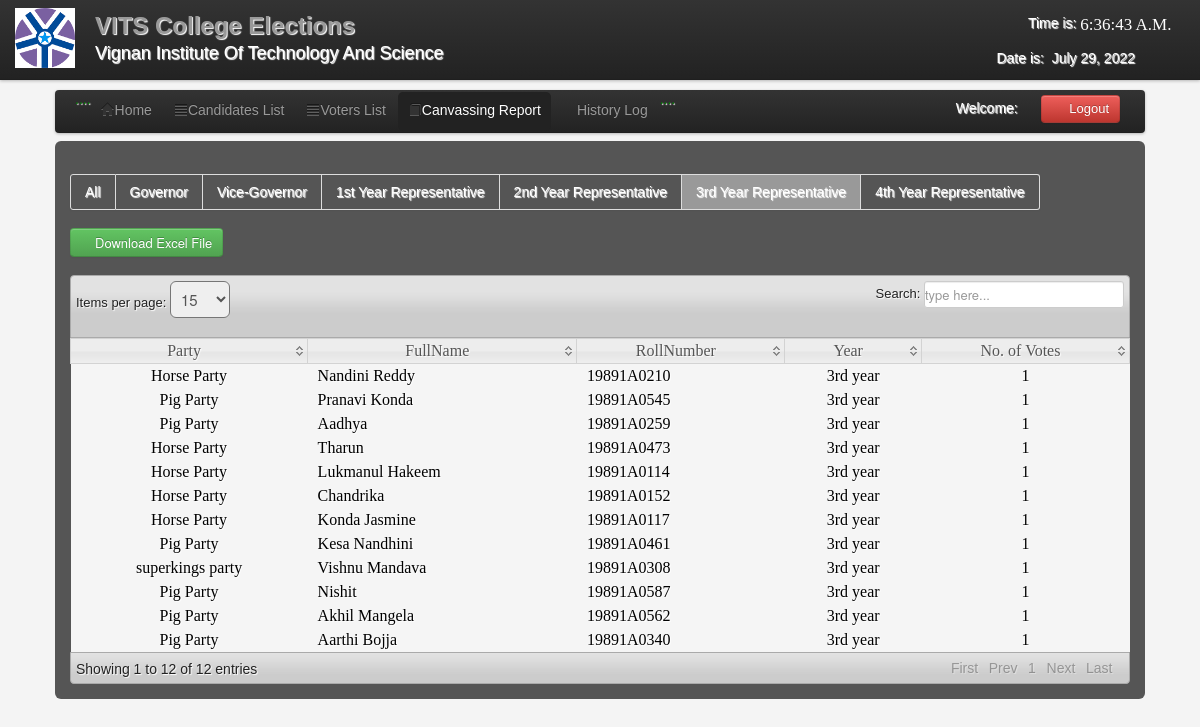
/admin/C_3rd_year.php (signed in), run on the app's committed database.
### tables this page shows
CREATE TABLE IF NOT EXISTS `candidate` (
  `CandidateID` int(11) NOT NULL AUTO_INCREMENT,
  `RollNumber` varchar(200) NOT NULL,
  `abc` varchar(1) NOT NULL,
  `Position` varchar(200) NOT NULL,
  `Party` varchar(100) NOT NULL,
  `FullName` varchar(200) NOT NULL,
  `Gender` varchar(6) NOT NULL,
  `Year` varchar(100) NOT NULL,
  `Photo` varchar(200) NOT NULL,
  PRIMARY KEY (`CandidateID`)
);

### admin/C_3rd_year.php (the view, shortened to what this page needs)
<?php
include('session.php');
include('header.php');
include('dbcon.php');
?>
</head>
<body>
<?php include('nav_top.php'); ?>
<div class="wrapper">
<div class="home_body">
<div class="navbar">
	<div class="navbar-inner">
	<div class="container">
	<ul class="nav nav-pills">
	  <li>....</li>
	  <li><a href="home.php"><i class="icon-home icon-large"></i>Home</a></li>
	  <li><a  href="candidate_list.php"><i class="icon-align-justify icon-large"></i>Candidates List</a></li>
	  <li class=""><a  href="voter_list.php"><i class="icon-align-justify icon-large"></i>Voters List</a></li>
		 <li class="active"><a  href="canvassing_report.php"><i class="icon-book icon-large"></i>Canvassing Report</a></li>
		    <li><a  href="History.php"><i class="icon-table icon-large"></i>History Log</a></li>
		   <li>....</li>
	 </ul>
	<form class="navbar-form pull-right">
		<?php $result=mysqli_query($conn,"select * from users where User_id='$id_session'");
	$row=mysqli_fetch_array($result);
	?>
	<font color="white">Welcome:<i class="icon-user-md"></i><?php echo $row['FullName']; ?></font>
	<a class="btn btn-danger" id="logout" data-toggle="modal" href="#myModal"><i class="icon-off"></i>&nbsp;Logout</a>
	</form>
	</div>
	</div>
	</div>
	<div id="element" class="hero-body">
	    <div class="pagination">
    <ul>
    <li><a href="Canvassing_report.php"><font color="white">All</font></a></li>
    <li><a href="C_governor.php"><font color="white">Governor</font></a></li>
    <li><a href="C_vice-governor.php"><font color="white">Vice-Governor</font></a></li>
    <li><a href="C_1st_year.php"><font color="white">1st Year Representative</font></a></li>
    <li><a href="C_2nd_year.php"><font color="white">2nd Year Representative</font></a></li>
    <li class="active"><a href="C_3rd_year.php"><font color="white">3rd Year Representative</font></a></li>
    <li><a href="C_4th_year.php"><font color="white">4th Year Representative</font></a></li>
    </ul>
    </div>
		<form method="POST" action="canvassing_excel.php">
	<button id="save_voter" class="btn btn-success" name="save"><i class="icon-download icon-large"></i>Download Excel File</button>
	</form>
	<table class="users-table">
<div class="demo_jui">
		<table cellpadding="0" cellspacing="0" border="0" class="display" id="log" class="jtable">
			<thead>
				<tr>
				<th>Party</th>
				<th>FullName</th>
				<th>RollNumber</th>
				<th>Year</th>
				<th>No. of Votes</th>
				</tr>
			</thead>
			<tbody>
<?php $candidate_query=mysqli_query($conn,"select  * from candidate where Position='3rd Year Representative'");
		while($candidate_rows=mysqli_fetch_array($candidate_query)){ $id=$candidate_rows['CandidateID'];
		?>
<tr class="del<?php echo $id ?>">
	<td align="center"><?php echo $candidate_rows['Party']; ?></td>
	<td><?php echo $candidate_rows['FullName']; ?></td>
	<td><?php echo $candidate_rows['RollNumber']; ?></td>
	<td align="center"><?php echo $candidate_rows['Year']; ?></td><td align="center">
	<?php $votes_query=mysqli_query($conn,"select * from votes where CandidateID='$id'");
	$vote_count=mysqli_num_rows($votes_query);
	echo $vote_count;
	?>
</td>
	</tr>
<?php } ?>
			</tbody>
		</table>
	</div>
	</div>
</div>
</body>
</html>

### admin/css/datatable/demo_table_jui.css (style rules this page uses)
table.display thead th { cursor: pointer; padding: 3px 0 3px 10px; }
table.display { border-collapse: collapse; clear: both; margin: 0 auto; width: 100%; }
table.display td { padding: 3px 10px; }
tr.odd { background-color: #f5f5f5; }
tr.even { background-color: #f5f5f5; }

### admin/css/Home.css (style rules this page uses)
* { margin:0; padding:0; }
body { font-family:"Trebuchet MS", "Myriad Pro", Arial, sans-serif; font-size:14px; background-color: #fff; background:#f4f4f4 url(../images/bg.gif) repeat top left; text-shadow:1px 1px 1px #fff; background-position: 0 0px; }
.wrapper { width:1090px; margin:10px auto; }

### admin/C_3rd_year.php (style rules this page uses)
body { background-image: url('images/c11.png'); background-repeat: no-repeat; background-attachment: fixed; background-size: 100% 100%; }

### data on the page
candidate: Party "Horse Party", FullName "Nandini Reddy", RollNumber "19891A0210", Year "3rd year", vote_count "1"
candidate: Party "Pig Party", FullName "Pranavi Konda", RollNumber "19891A0545", Year "3rd year", vote_count "1"
candidate: Party "Pig Party", FullName "Nishit", RollNumber "19891A0587", Year "3rd year", vote_count "1"
candidate: Party "Pig Party", FullName "Aadhya", RollNumber "19891A0259", Year "3rd year", vote_count "1"
candidate: Party "Horse Party", FullName "Tharun", RollNumber "19891A0473", Year "3rd year", vote_count "1"
candidate: Party "Pig Party", FullName "Akhil Mangela", RollNumber "19891A0562", Year "3rd year", vote_count "1"
candidate: Party "Horse Party", FullName "Lukmanul Hakeem", RollNumber "19891A0114", Year "3rd year", vote_count "1"
candidate: Party "Pig Party", FullName "Aarthi Bojja", RollNumber "19891A0340", Year "3rd year", vote_count "1"
candidate: Party "Horse Party", FullName "Chandrika", RollNumber "19891A0152", Year "3rd year", vote_count "1"
candidate: Party "Horse Party", FullName "Konda Jasmine", RollNumber "19891A0117", Year "3rd year", vote_count "1"
candidate: Party "Pig Party", FullName "Kesa Nandhini", RollNumber "19891A0461", Year "3rd year", vote_count "1"
candidate: Party "superkings party", FullName "Vishnu Mandava", RollNumber "19891A0308", Year "3rd year", vote_count "1"
